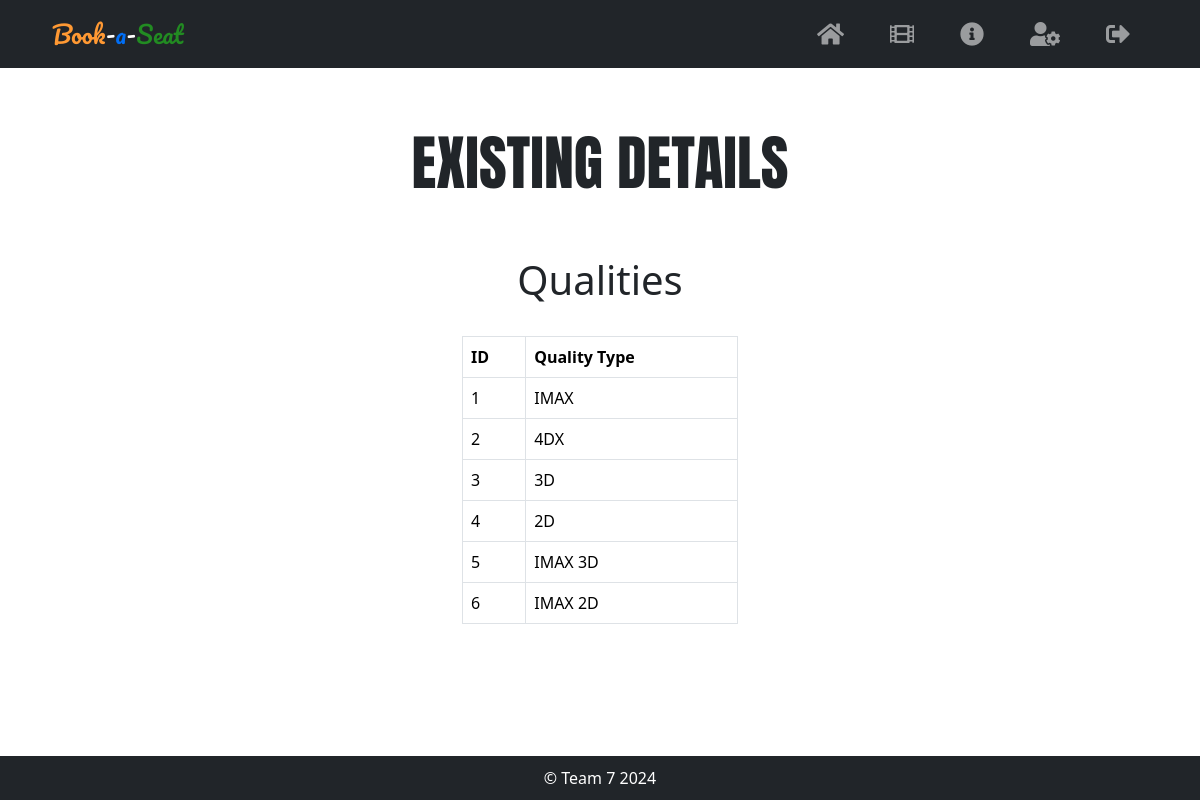
Page /view_quality.php (signed in) on the earlier database version.
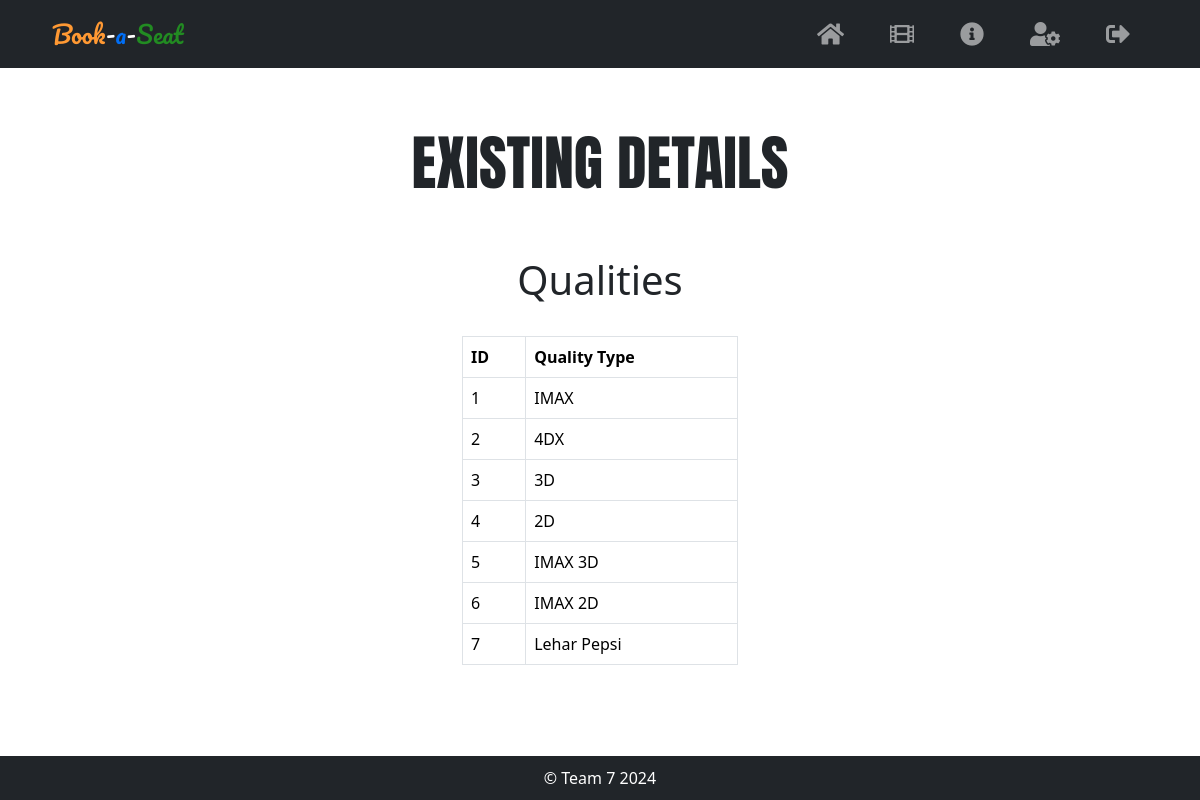
Same page on the later database version.
### tables this page shows
CREATE TABLE `quality` (
  `id` int NOT NULL AUTO_INCREMENT,
  `type` varchar(255) NOT NULL,
  PRIMARY KEY (`id`),
  KEY `idx_qualities_type` (`type`)
);

### view_quality.php (the view, shortened to what this page needs)
<?php
include "src/components/db_connection.php";
$sql = "SELECT * FROM quality ORDER BY id ASC";
$result = $conn->query($sql);
?>
<?php include 'src/components/header1.php' ?>
<link rel="stylesheet" href="src/css/current-booking-style.css">
<?php include 'src/components/header2.php' ?>
<div class="movies-header">
    EXISTING DETAILS
</div>
<div class="container col-md-3 mt-5 mx-auto">
    <h1 class="text-center">Qualities</h1>
    <br>
    <div class="table-responsive">
        <table class="table table-bordered">
            <thead>
                <tr>
                    <th>ID</th>
                    <th>Quality Type</th>
                </tr>
            </thead>
            <tbody>
                <?php
                if ($result->num_rows > 0) {
                    while ($row = $result->fetch_assoc()) {
                        echo "<tr>";
                        echo "<td>" . $row['id'] . "</td>";
                        echo "<td>" . $row['type'] . "</td>";
                        echo "</tr>";
                    }
                } else {
                    echo "<tr><td colspan='8'>No bookings found</td></tr>";
                }
                ?>
            </tbody>
        </table>
    </div>
</div>
<?php include 'src/components/footer.php' ?>

Differences in the rows shown:
added quality: id "7", type "Lehar Pepsi"
